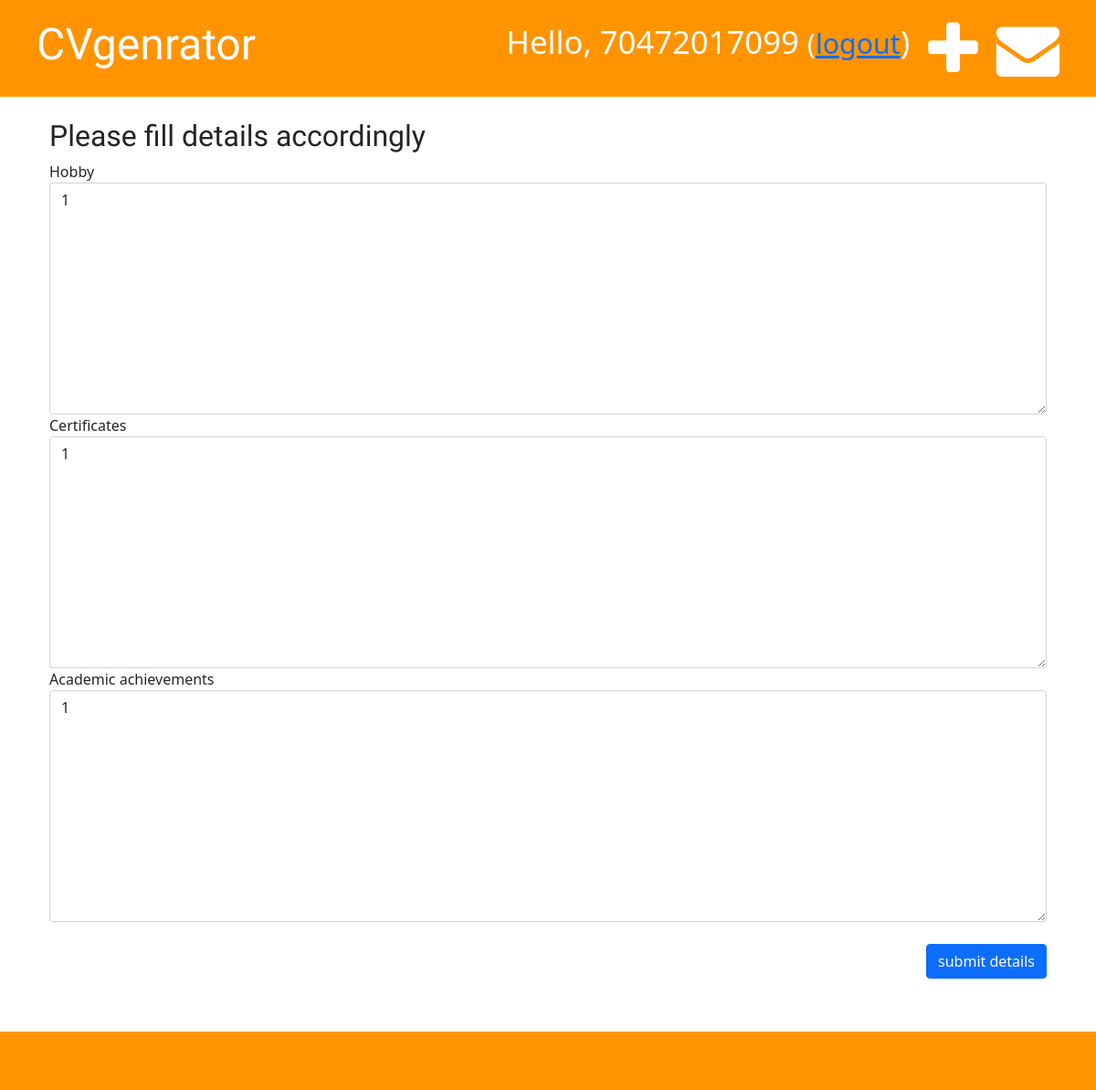
The app's page /cvg/cv/ed/2/edit/ (signed in), older data.
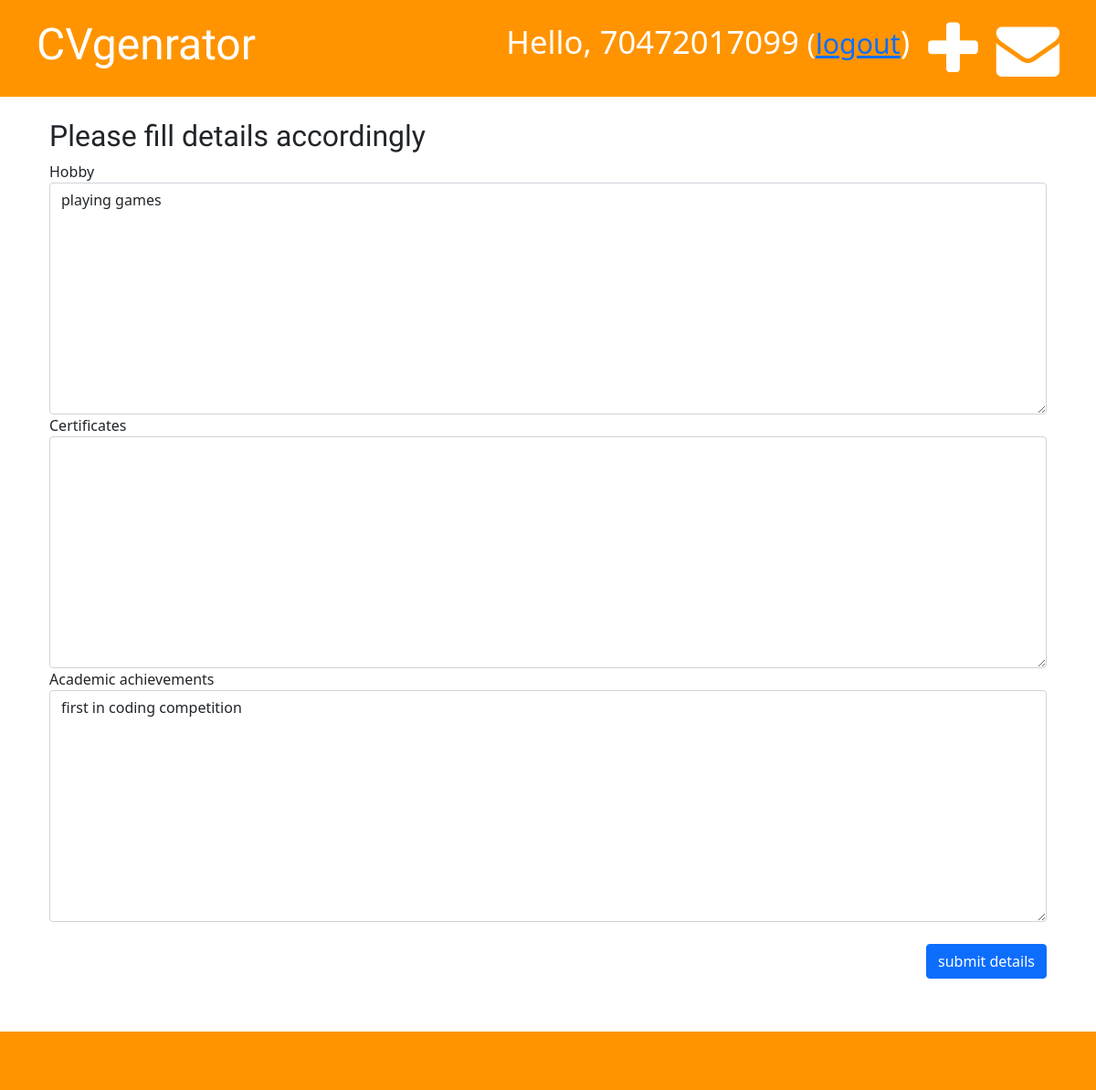
The same page, newer data.
### cvg/models.py (models this page shows, shortened)
class Extracurricular(models.Model):
    cv = models.ForeignKey('cvg.Cv', on_delete=models.CASCADE, related_name='extracurricular')
    hobby = models.TextField(max_length=100, blank=True, null=True)
    certificates = models.TextField(max_length=100, blank=True, null=True)
    academic_achievements = models.TextField(max_length=100, blank=True, null=True)
    approved = models.BooleanField(default=True)
    modified_date = models.DateTimeField(default=timezone.now)
    edited_by = models.CharField(max_length=11, blank=True)

### cvg/views.py (the view)
# urls.py: path('cv/ed/<int:pk>/edit/', views.edit_ed, name='edit_ed'),
@login_required
def edit_ed(request, pk):
    ed = get_object_or_404(Extracurricular, pk=pk)
    if request.method == 'POST':
        form = Extracurricularform(request.POST, instance=ed)
        if form.is_valid():
            ed = form.save(commit=False)
            ed.edited_by = str(request.user)
            ed.modified_date = timezone.now()
            ed.save()
            return redirect('cvg:cv_detail', pk=ed.cv.pk)
    else:
        form = Extracurricularform(instance=ed)
    return render(request, 'cvg/form.html', {'form': form})

### cvg/forms.py
class Extracurricularform(forms.ModelForm):
    class Meta:
        model = Extracurricular
        exclude = ('cv', 'approved', 'edited_by', 'modified_date')

### cvg/templates/cvg/form.html (shortened to what this page needs)
{% extends 'cvg/base.html' %} {% block title %} Adding details! {% endblock %}
{% load crispy_forms_tags %}
{% block content %}
<div class="container pads">
    <h2>Please fill details accordingly</h2>
    <form class="cv-form-blog" method="POST">
        {{ form|crispy }}
        <br>
        <button type="submit" class="btn btn-primary">submit details</button>
    </form>
</div>
    <br>
    <br>
    <br>
{% endblock %}

Row changes from the older to the newer data that the page shows:
changed Extracurricular: hobby "1" → "playing games"; certificates "1" → (not shown); academic_achievements "1" → "first in coding competition"
